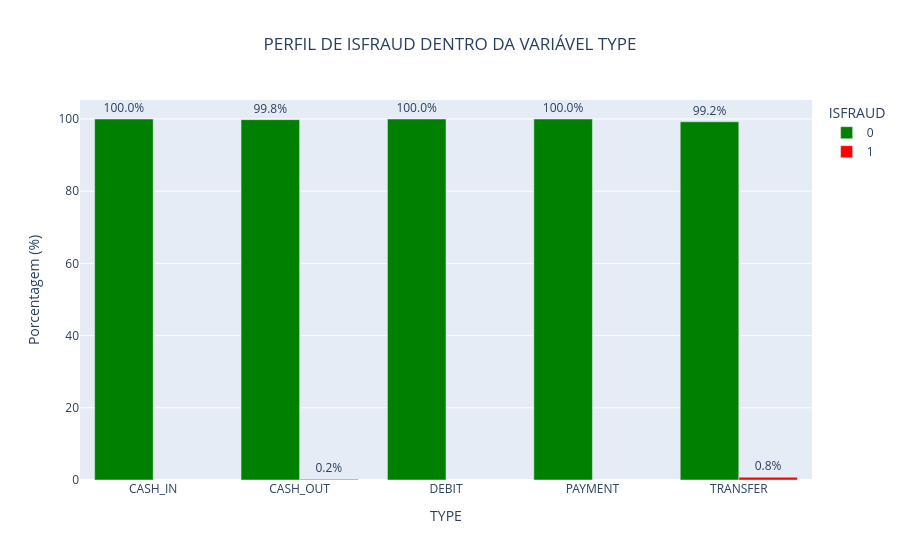

The notebook cell saved with this chart:
### Code cell
vis.grafico_frequencia_percentual_alvo(df.to_pandas(), 'type', hue='isFraud', mapa_cores={0:'green', 1:'red'})

### Figure 1 — Plotly figure (JSON) as saved in the notebook; plotly's stock layout.template omitted (floating-point values rounded to 4 significant figures)
{"data": [{"alignmentgroup": "True", "hovertemplate": "isFraud=0<br>type=%{x}<br>percentual=%{y}<extra></extra>", "legendgroup": "0", "marker": {"color": "green", "pattern": {"shape": ""}}, "name": "0", "offsetgroup": "0", "orientation": "v", "showlegend": true, "textposition": "outside", "texttemplate": "%{y:.1f}%", "type": "bar", "x": ["CASH_IN", "CASH_OUT", "DEBIT", "PAYMENT", "TRANSFER"], "xaxis": "x", "y": [100.0, 99.82, 100.0, 100.0, 99.23], "yaxis": "y"}, {"alignmentgroup": "True", "hovertemplate": "isFraud=1<br>type=%{x}<br>percentual=%{y}<extra></extra>", "legendgroup": "1", "marker": {"color": "red", "pattern": {"shape": ""}}, "name": "1", "offsetgroup": "1", "orientation": "v", "showlegend": true, "textposition": "outside", "texttemplate": "%{y:.1f}%", "type": "bar", "x": ["CASH_OUT", "TRANSFER"], "xaxis": "x", "y": [0.184, 0.7688], "yaxis": "y"}], "layout": {"barmode": "group", "legend": {"title": {"text": "ISFRAUD"}, "tracegroupgap": 0}, "title": {"text": "PERFIL DE ISFRAUD DENTRO DA VARIÁVEL TYPE", "x": 0.5}, "xaxis": {"anchor": "y", "domain": [0, 1], "title": {"text": "TYPE"}}, "yaxis": {"anchor": "x", "domain": [0, 1], "title": {"text": "Porcentagem (%)"}}}}
